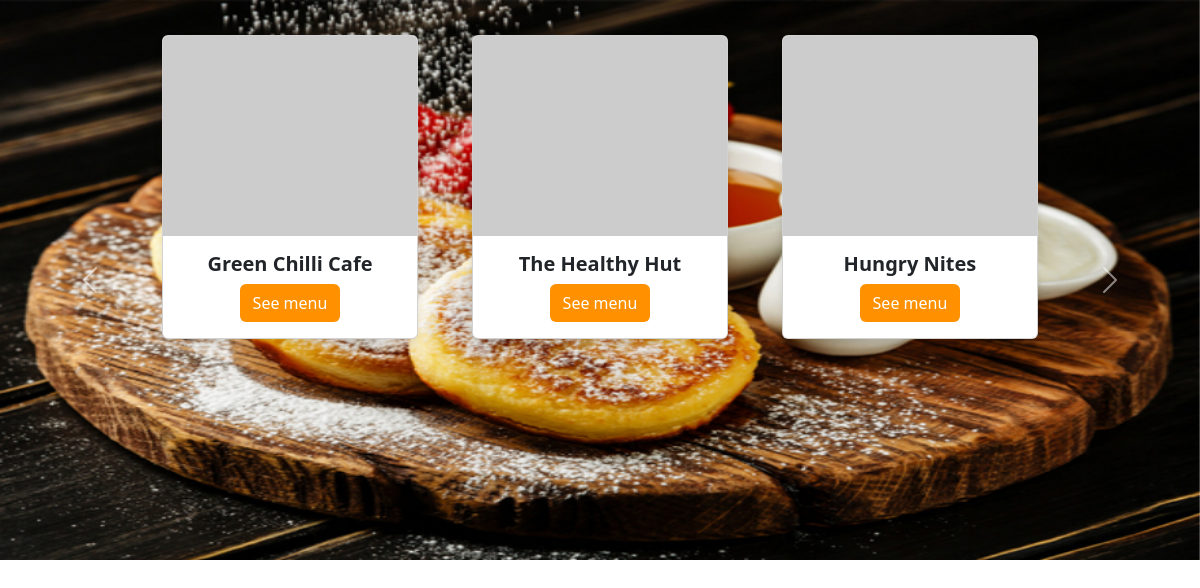
Page /cankiet/canteens/ on the committed database.
### cankiet/models.py (models this page shows, shortened)
class Canteen(models.Model):
    c_no=models.CharField(max_length=2,primary_key=True,)
    c_name=models.CharField(max_length=20)

### cankiet/views.py (the view)
# urls.py: path('canteens/', views.canteens, name='canteens'),
def canteens(request,):
    canteen=Canteen.objects.all()
    return render(request, 'cankiet/canteens.html', {'canteen':canteen,})

### cankiet/templates/cankiet/canteens.html (shortened to what this page needs)
{% load static %}
<!DOCTYPE html>
<html lang="en">
<head>
     <link href="https://cdn.jsdelivr.net/npm/bootstrap@5.3.3/dist/css/bootstrap.min.css" rel="stylesheet">
    <link rel="stylesheet" href="{% static 'css/canteen.css'%}">
</head>
<body>
    <div id="carouselExampleInterval" class="carousel slide" data-bs-ride="carousel">
        <div class="carousel-inner">
          <div class="carousel-item" data-bs-interval="2000">
          </div>
        </div>
        <button class="carousel-control-prev" type="button" data-bs-target="#carouselExampleInterval" data-bs-slide="prev">
          <span class="carousel-control-prev-icon" aria-hidden="true"></span>
        </button>
        <button class="carousel-control-next" type="button" data-bs-target="#carouselExampleInterval" data-bs-slide="next">
          <span class="carousel-control-next-icon" aria-hidden="true"></span>
        </button>
    </div>
    <div class="maincontainer m-3 p-3  d-flex justify-content-center ">
        <div class="container">
            <div class="row mx-auto">
                {% for can in canteen %}
                <div class="col-sm-4">
                <div class="card card-custom">
                    <img src="https://via.placeholder.com/400x200" class="card-img-top" alt="Card image">
                    <div class="card-body">
                        <h5 class="card-title">{{can.c_name}}</h5>
                        <a href="{% url 'food' can.c_no %}" class="btn btn-custom">See menu</a>
                    </div>
                    </div>
                        </div>
                {% endfor %}
            </div>
        </div>
    </div>
</body>
</html>

### static/css/canteen.css (style rules this page uses)
.maincontainer { overflow-x: hidden; flex-wrap: wrap; flex-direction: row; }
.container { display: flex; flex-wrap: wrap; flex-direction: row; position: absolute; top: 20px; }
.card-custom { width: 18rem; margin: 20px; box-shadow: 0 4px 8px rgba(0, 0, 0, 0.1); transition: transform 0.3s ease, box-shadow 0.3s ease; }
.card-img-top { height: 200px; object-fit: cover; }
.card-body { text-align: center; }
.card-title { font-size: 1.25rem; font-weight: bold; }
.btn-custom { background-color: #ff9100; color: white; }
@media (max-width: 1200px) { .maincontainer { flex-direction: column; align-items: center; justify-content: center; } }
@media (max-width: 1200px) { .card-custom { width: 16rem; margin: 15px; } }

### rows in the picture
Canteen: c_name "Green Chilli Cafe"
Canteen: c_name "The Healthy Hut"
Canteen: c_name "Hungry Nites"
